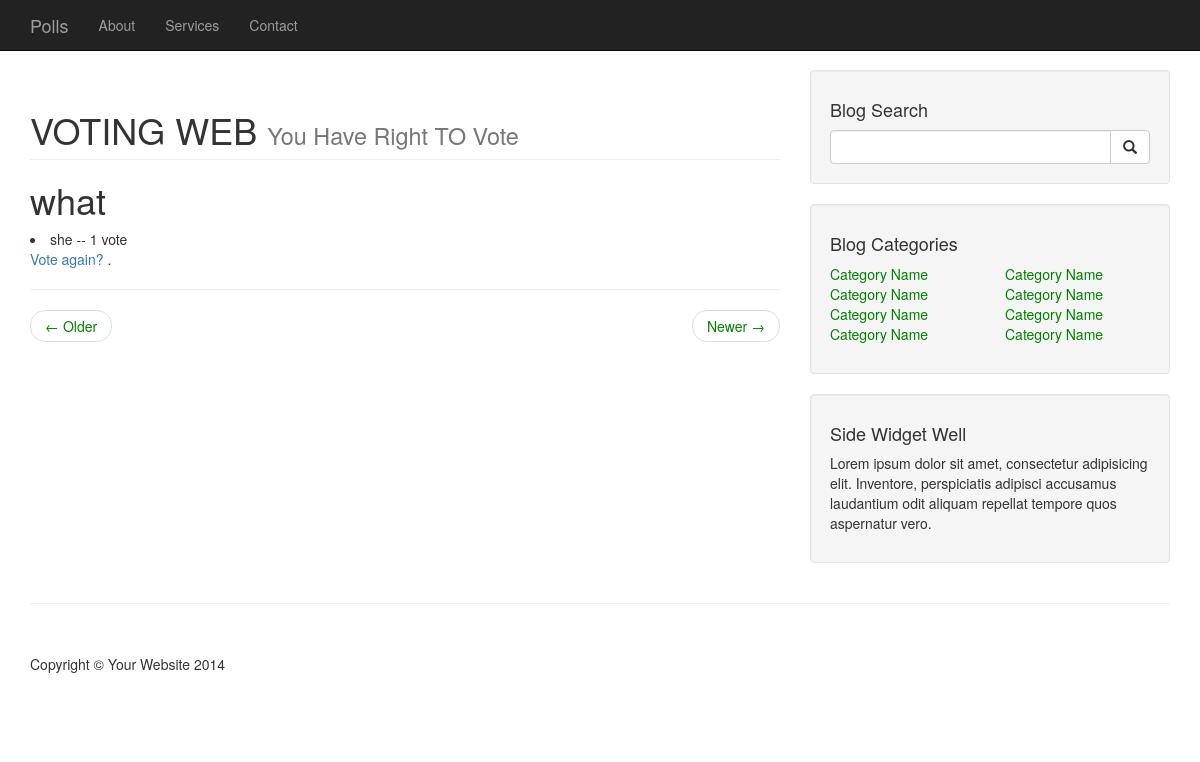
The page /polls/4/results/ on the database as committed earlier.
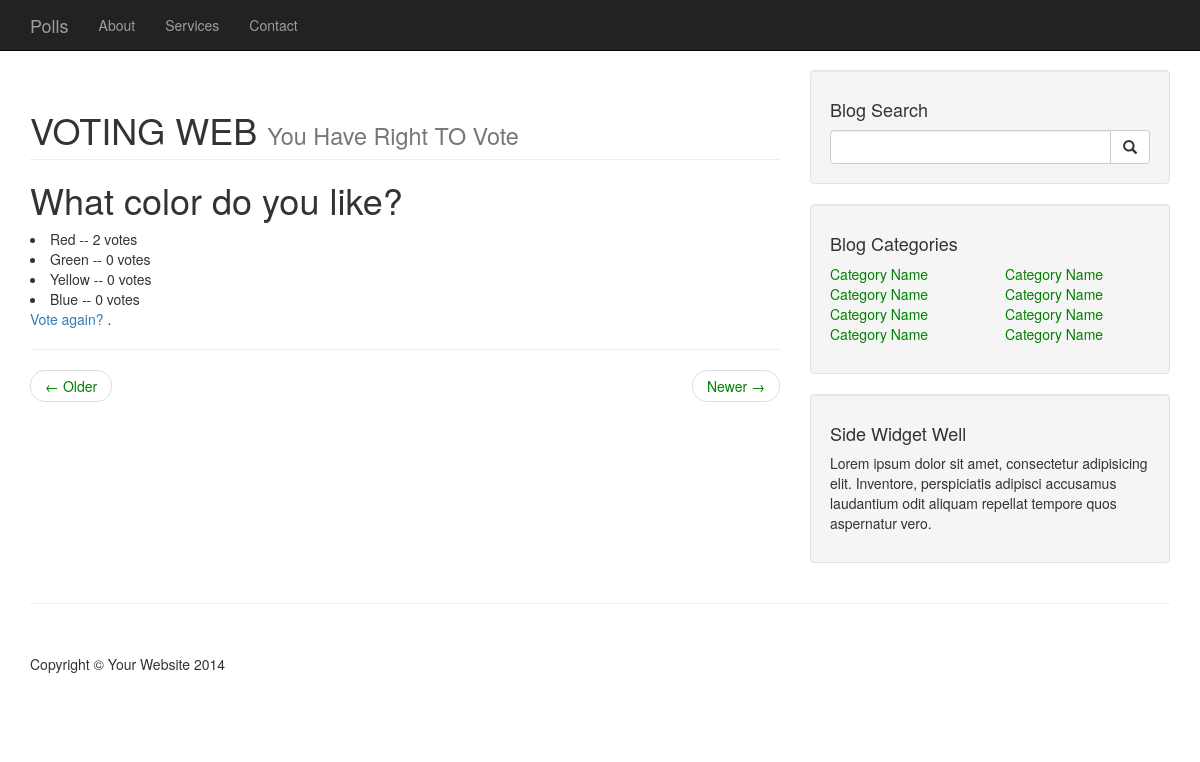
The same page on the database as committed later.
### polls/models.py (models this page shows, shortened)
class Question(models.Model):
	content=RichTextField(blank=True)
	question_text=models.CharField(max_length=200)
	pub_date=models.DateTimeField('date published')
	def was_published_recently(self):
		now=timezone.now()
		return now - datetime.timedelta(days=1)  <= self.pub_date <=now
	was_published_recently.admin_order_field='pub_date'
	was_published_recently.boolean=True
	was_published_recently.short_description='Published recently?'

class Choice(models.Model):
	question=models.ForeignKey(Question)
	choice_text=models.CharField(max_length=200)
	votes=models.IntegerField(default=0)

### polls/views.py (the view)
# urls.py: url(r'^(?P<pk>[0-9]+)/results/$',views.ResultsView.as_view(),name='results'),
class ResultsView(generic.DetailView):
	model=Question
	template_name='polls/results.html'

### polls/templates/polls/results.html
 {% extends "polls/base.html" %}
{% block content%}
 <h1>{{ question.question_text }}</h1>
 <u1>
 {% for choice in question.choice_set.all %}
	<li>{{ choice.choice_text }} -- {{ choice.votes }} vote{{choice.votes|pluralize }}</li>
{% endfor %}
</u1>
<a href="{% url 'polls:detail' question.id %}">Vote again?</a>
{% endblock %}

Rows that differ between the two databases and show on the page:
changed Question: question_text "what" → "What color do you like?"
changed Choice: choice_text "she" → "Red"; votes "1" → "2"
added Choice: choice_text "Green", votes "0"
added Choice: choice_text "Yellow", votes "0"
added Choice: choice_text "Blue", votes "0"
